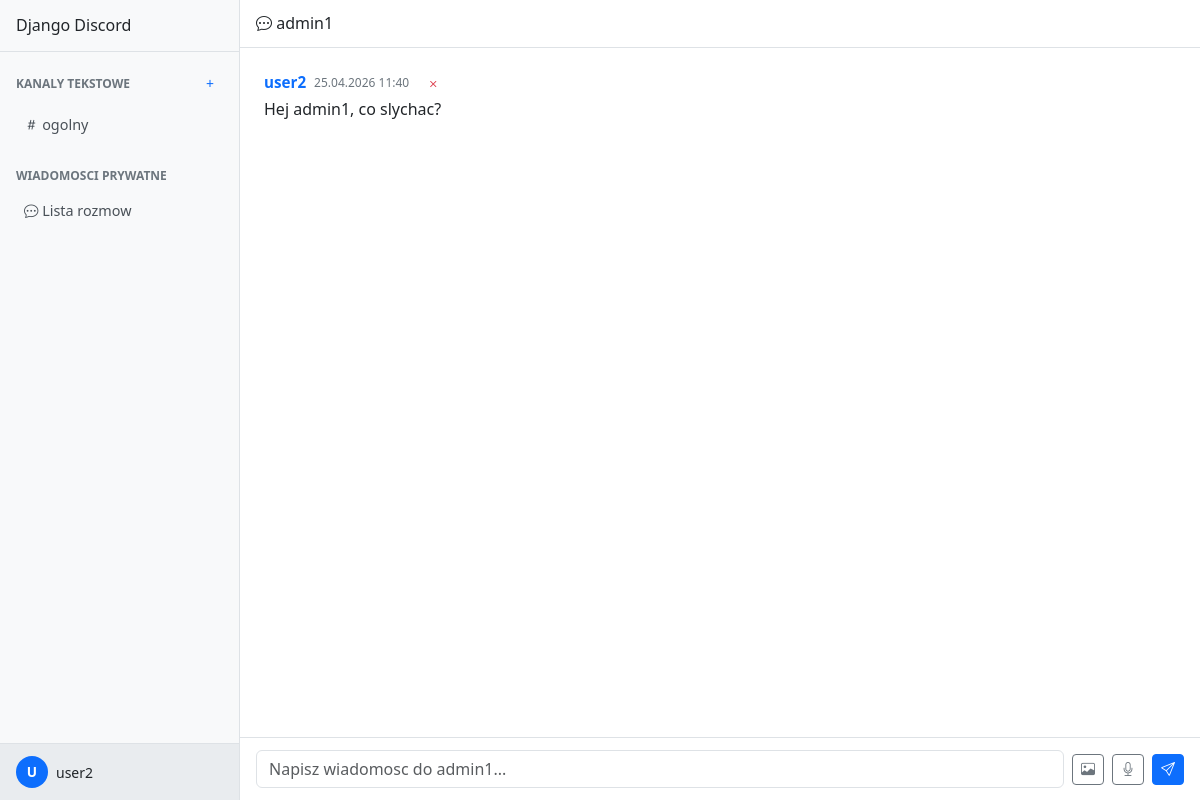
Page /dm/3/ (signed in) on the committed database.
### chat/models.py (models this page shows, shortened)
class Channel(models.Model):
    nazwa = models.CharField(max_length=100)
    opis = models.TextField(blank=True, default="")
    tworca = models.ForeignKey(
        User, on_delete=models.CASCADE, related_name="created_channels"
    )
    data_utworzenia = models.DateTimeField(auto_now_add=True)

class Message(models.Model):
    autor = models.ForeignKey(User, on_delete=models.CASCADE, related_name="messages")
    channel = models.ForeignKey(
        Channel,
        on_delete=models.CASCADE,
        null=True,
        blank=True,
        related_name="messages",
    )
    odbiorca = models.ForeignKey(
        User,
        on_delete=models.CASCADE,
        null=True,
        blank=True,
        related_name="received_messages",
    )
    tresc = models.TextField(blank=True, default="")
    obrazek = models.ImageField(upload_to="obrazki/", blank=True, null=True)
    audio = models.FileField(upload_to="audio/", blank=True, null=True)
    timestamp = models.DateTimeField(auto_now_add=True)
    class Meta:
        ordering = ["timestamp"]

### chat/views.py (the view, shortened to what this page needs)
# urls.py: path('dm/<int:user_id>/', views.dm_view, name='dm'),
@login_required
def dm_view(request, user_id):
    other_user = get_object_or_404(User, pk=user_id)
    is_blocked = BlockedUser.objects.filter(
        blokujacy=other_user, zablokowany=request.user
    ).exists()
    wiadomosci = Message.objects.filter(
        Q(autor=request.user, odbiorca=other_user) |
        Q(autor=other_user, odbiorca=request.user),
        channel__isnull=True
    ).select_related('autor')
    all_channels = Channel.objects.filter(members__user=request.user)
    return render(request, 'chat/dm.html', {
        'other_user': other_user,
        'wiadomosci': wiadomosci,
        'all_channels': all_channels,
        'is_blocked': is_blocked,
    })

### chat/templates/chat/dm.html (shortened to what this page needs)
{% extends 'chat/base.html' %}
{% block content %}
<div class="app-container">
    {% include 'chat/sidebar.html' %}
    <div class="main-content">
        <div class="top-bar">
            <h5><i class="bi bi-chat-dots"></i> {{ other_user.username }}</h5>
        </div>
        <div class="chat-area" id="chat-messages">
            {% for msg in wiadomosci %}
            <div class="message-item">
                <div class="message-header">
                    <a href="{% url 'chat:profile' user_id=msg.autor.id %}" class="message-author">
                        {{ msg.autor.username }}
                    </a>
                    <span class="message-time">{{ msg.timestamp|date:"d.m.Y H:i" }}</span>
                    {% if request.user == msg.autor or request.user.profile.role in 'admin,moderator' %}
                    <form method="post" action="{% url 'chat:delete_message' message_id=msg.id %}" class="d-inline">
                        <button class="btn btn-sm text-danger p-0 ms-2" title="Usun"><i class="bi bi-x"></i></button>
                    </form>
                    {% endif %}
                </div>
                {% if msg.tresc %}
                <div class="message-text">{{ msg.tresc }}</div>
                {% endif %}
            </div>
            {% endfor %}
        </div>
        {% if is_blocked %}
        <div class="message-input-area">
            <p class="text-muted text-center w-100">Nie mozesz wysylac wiadomosci do tego uzytkownika.</p>
        </div>
        {% else %}
        <div class="message-input-area">
            <form method="post" enctype="multipart/form-data" class="d-flex gap-2 align-items-center w-100" id="dm-form">
                <input type="text" name="tresc" class="form-control" id="dm-input"
                       placeholder="Napisz wiadomosc do {{ other_user.username }}..." autocomplete="off">
                <label class="btn btn-outline-secondary btn-sm" title="Dodaj obrazek">
                    <i class="bi bi-image"></i>
                </label>
                <label class="btn btn-outline-secondary btn-sm" title="Dodaj audio">
                    <i class="bi bi-mic"></i>
                </label>
                <button type="submit" class="btn btn-primary btn-sm"><i class="bi bi-send"></i></button>
            </form>
        </div>
        {% endif %}
    </div>
</div>
{% endblock %}

### chat/templates/chat/sidebar.html
{% load static %}
<div class="sidebar">
    <div class="sidebar-header">
        <h5>Django Discord</h5>
    </div>
    <div class="sidebar-section">
        <div class="sidebar-title">
            KANALY TEKSTOWE
            <a href="{% url 'chat:create_channel' %}" class="btn btn-sm text-primary" title="Nowy kanal">+</a>
        </div>
        {% for ch in all_channels %}
        <a href="{% url 'chat:channel' channel_id=ch.id %}" class="sidebar-link">
            <i class="bi bi-hash"></i> {{ ch.nazwa }}
        </a>
        {% endfor %}
    </div>
    <div class="sidebar-section">
        <div class="sidebar-title">WIADOMOSCI PRYWATNE</div>
        <a href="{% url 'chat:dm_list' %}" class="sidebar-link">
            <i class="bi bi-chat-dots"></i> Lista rozmow
        </a>
    </div>
    <div class="sidebar-user">
        <div class="d-flex align-items-center">
            <div class="avatar-placeholder-small me-2">
                {{ request.user.username|first|upper }}
            </div>
            <span class="small">{{ request.user.username }}</span>
        </div>
    </div>
</div>

### chat/static/chat/css/style.css (style rules this page uses)
body { height: 100vh; overflow: hidden; }
.app-container { display: flex; height: 100vh; }
.sidebar { width: 240px; background-color: #f8f9fa; display: flex; flex-direction: column; flex-shrink: 0; overflow-y: auto; border-right: 1px solid #dee2e6; }
.sidebar-header { padding: 16px; border-bottom: 1px solid #dee2e6; font-weight: 600; }
.sidebar-header h5 { margin: 0; font-size: 1rem; }
.sidebar-section { padding: 8px 0; }
.sidebar-title { padding: 8px 16px; font-size: 0.75rem; font-weight: 700; text-transform: uppercase; color: #6c757d; display: flex; justify-content: space-between; align-items: center; }
.sidebar-link { display: block; padding: 6px 16px; color: #495057; text-decoration: none; font-size: 0.9rem; border-radius: 4px; margin: 1px 8px; }
.sidebar-user { margin-top: auto; padding: 12px 16px; background-color: #e9ecef; border-top: 1px solid #dee2e6; }
.main-content { flex: 1; display: flex; flex-direction: column; min-width: 0; }
.top-bar { height: 48px; padding: 0 16px; display: flex; align-items: center; justify-content: space-between; border-bottom: 1px solid #dee2e6; flex-shrink: 0; }
.top-bar h5 { margin: 0; font-size: 1rem; }
.chat-area { flex: 1; overflow-y: auto; padding: 16px; display: flex; flex-direction: column; }
.message-item { padding: 6px 8px; margin-bottom: 2px; border-radius: 4px; }
.message-header { display: flex; align-items: center; gap: 8px; }
.message-author { font-weight: 600; font-size: 0.95rem; text-decoration: none; color: #0d6efd; }
.message-time { color: #6c757d; font-size: 0.75rem; }
.message-text { margin-top: 2px; word-wrap: break-word; }
.message-input-area { padding: 12px 16px; border-top: 1px solid #dee2e6; flex-shrink: 0; }
.avatar-placeholder-small { width: 32px; height: 32px; border-radius: 50%; background-color: #0d6efd; display: flex; align-items: center; justify-content: center; color: #fff; font-weight: 600; font-size: 0.85rem; flex-shrink: 0; }

### rows in the picture
Channel: nazwa "ogolny"
Message: autor.username "user2", timestamp "25.04.2026 11:40", tresc "Hej admin1, co slychac?"

### other values in the picture
{{ request.user.username|first|upper }} "U"
{{ request.user.username }} "user2"
{{ other_user.username }} "admin1"
